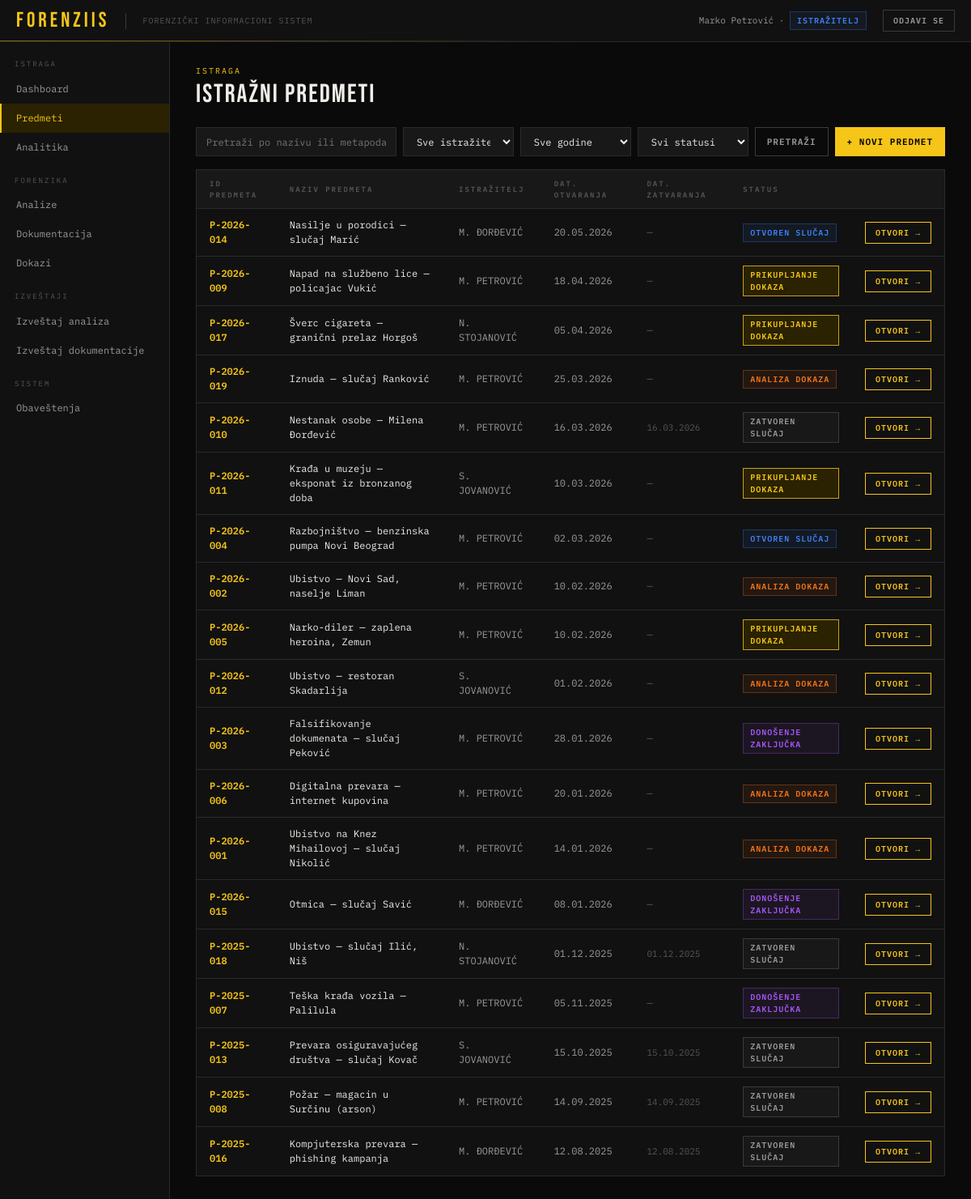
The page /?page=predmeti (signed in) on the database its author committed.
### tables this page shows
CREATE TABLE korisnik (
    id              INT AUTO_INCREMENT PRIMARY KEY,
    ime             VARCHAR(255) NOT NULL,
    prezime         VARCHAR(255) NOT NULL,
    email           VARCHAR(255) NOT NULL UNIQUE,
    kor_ime         VARCHAR(255) NULL UNIQUE,
    lozinka_hash    VARCHAR(255) NOT NULL,
    uloga           ENUM('ADMINISTRATOR','ISTRAZITELJ','TEHNICAR','VESTAK') NOT NULL,
    aktivan         BOOLEAN NOT NULL DEFAULT TRUE,
    datum_kreiranja DATETIME NOT NULL DEFAULT NOW()
);

CREATE TABLE predmet (
    id               INT AUTO_INCREMENT PRIMARY KEY,
    naziv            VARCHAR(255) NOT NULL,
    opis             TEXT NULL,
    status           ENUM('AKTIVAN','ZATVOREN') NOT NULL DEFAULT 'AKTIVAN',
    faza             ENUM('OTVOREN_SLUCAJ','PRIKUPLJANJE_DOKAZA','ANALIZA_DOKAZA','DONOSENJE_ZAKLJUCKA','ZATVOREN_SLUCAJ') NOT NULL DEFAULT 'OTVOREN_SLUCAJ',
    datum_otvaranja  DATETIME NOT NULL DEFAULT NOW(),
    istrazitelj_id   INT NULL,
    FOREIGN KEY (istrazitelj_id) REFERENCES korisnik(id)
);

### index.php (called while the page is built, shortened)
<?php
require_once __DIR__ . '/config.php';
require_once __DIR__ . '/helpers.php';
$page   = $_GET['page']   ?? 'dashboard';
require __DIR__ . '/layout/header.php';
require __DIR__ . "/pages/{$page}.php";
require __DIR__ . '/layout/footer.php';

### helpers.php (called while the page is built, shortened)
<?php
function e(?string $str): string
{
    return htmlspecialchars($str ?? '', ENT_QUOTES, 'UTF-8');
}
function formatDatum(?string $datetime): string
{
    return date('d.m.Y', strtotime($datetime));
}
function fazaLabel(string $faza): string
{
    $mapa = [
        'OTVOREN_SLUCAJ'       => 'Otvoren slučaj',
        'PRIKUPLJANJE_DOKAZA'  => 'Prikupljanje dokaza',
        'ANALIZA_DOKAZA'       => 'Analiza dokaza',
        'DONOSENJE_ZAKLJUCKA'  => 'Donošenje zaključka',
        'ZATVOREN_SLUCAJ'      => 'Zatvoren slučaj',
    ];
    return $mapa[$faza] ?? $faza;
}
function fazaBadge(string $faza): string
{
    $mapa = [
        'OTVOREN_SLUCAJ'       => 'badge-blue',
        'PRIKUPLJANJE_DOKAZA'  => 'badge-yellow',
        'ANALIZA_DOKAZA'       => 'badge-orange',
        'DONOSENJE_ZAKLJUCKA'  => 'badge-purple',
        'ZATVOREN_SLUCAJ'      => 'badge-green',
    ];
    return $mapa[$faza] ?? 'badge-gray';
}
function ulogaLabel(string $uloga): string
{
    $mapa = [
        'ADMINISTRATOR' => 'Administrator',
        'ISTRAZITELJ'   => 'Istražitelj',
        'TEHNICAR'      => 'Tehničar',
        'VESTAK'        => 'Veštak',
    ];
    return $mapa[$uloga] ?? $uloga;
}
function ulogaBadge(string $uloga): string
{
    $mapa = [
        'ADMINISTRATOR' => 'badge-red',
        'ISTRAZITELJ'   => 'badge-blue',
        'TEHNICAR'      => 'badge-green',
        'VESTAK'        => 'badge-purple',
    ];
    return $mapa[$uloga] ?? 'badge-gray';
}

### pages/predmeti.php (the view, shortened to what this page needs)
<?php
$filterPretraga    = trim($_GET['pretraga'] ?? '');
$sql = "
    SELECT p.id, p.naziv, p.faza, p.status,
           p.datum_otvaranja,
           ki.ime AS istrazitelj_ime, ki.prezime AS istrazitelj_prezime
    FROM predmet p
    LEFT JOIN korisnik ki ON ki.id = p.istrazitelj_id
    WHERE 1=1
";
$sql .= " ORDER BY p.datum_otvaranja DESC";
$stmt = $conn->prepare($sql);
$stmt->execute();
$predmeti = $stmt->get_result();
function formatPredmetId(int $id, string $datum): string {
    $god = date('Y', strtotime($datum));
    return 'P-' . $god . '-' . str_pad($id, 3, '0', STR_PAD_LEFT);
}
?>
<div class="page-eyebrow">Istraga</div>
<div class="page-title">Istražni predmeti</div>
<form method="GET" class="filter-row">
    <input type="text" name="pretraga"
           value="<?= e($filterPretraga) ?>"
           placeholder="Pretraži po nazivu ili metapodacima...">
    <select name="istrazitelj_id" onchange="this.form.submit()">
        <option value="0">Sve istražitelje</option>
    </select>
    <select name="godina" onchange="this.form.submit()">
        <option value="0">Sve godine</option>
    </select>
    <select name="status" onchange="this.form.submit()">
        <option value="">Svi statusi</option>
    </select>
    <button type="submit" class="btn btn-ghost">Pretraži</button>
    <?php if (in_array($_SESSION['uloga'], ['ADMINISTRATOR', 'ISTRAZITELJ'])): ?>
    <a href="?page=predmet-novi" class="btn btn-primary">+ Novi predmet</a>
    <?php endif; ?>
</form>
<div class="card">
    <div class="card-body" style="padding:0;">
        <?php if ($predmeti->num_rows > 0): ?>
        <table>
            <thead>
                <tr>
                    <th>ID predmeta</th>
                    <th>Naziv predmeta</th>
                    <th>Istražitelj</th>
                    <th>Dat. otvaranja</th>
                    <th>Dat. zatvaranja</th>
                    <th>Status</th>
                    <th></th>
                </tr>
            </thead>
            <tbody>
                <?php while ($row = $predmeti->fetch_assoc()): ?>
                <tr>
                    <td style="color:var(--yellow); font-weight:600; font-family:var(--mono);">
                        <?= e(formatPredmetId($row['id'], $row['datum_otvaranja'])) ?>
                    </td>
                    <td style="color:var(--text-1);"><?= e($row['naziv']) ?></td>
                    <td>
                        <?php if ($row['istrazitelj_prezime']): ?>
                            <?= e(mb_strtoupper(mb_substr($row['istrazitelj_ime'], 0, 1)) . '. ' . mb_strtoupper($row['istrazitelj_prezime'])) ?>
                        <?php else: ?>
                            <span style="color:var(--text-3);">—</span>
                        <?php endif; ?>
                    </td>
                    <td><?= formatDatum($row['datum_otvaranja']) ?></td>
                    <td>
                        <?php if ($row['status'] === 'ZATVOREN'): ?>
                            <span style="color:var(--text-3); font-family:var(--mono); font-size:11px;">
                                <?= formatDatum($row['datum_otvaranja']) ?>
                            </span>
                        <?php else: ?>
                            <span style="color:var(--text-3);">—</span>
                        <?php endif; ?>
                    </td>
                    <td>
                        <?php if ($row['status'] === 'ZATVOREN'): ?>
                            <span class="badge badge-gray">Zatvoren slučaj</span>
                        <?php else: ?>
                            <span class="badge <?= fazaBadge($row['faza']) ?>"><?= e(fazaLabel($row['faza'])) ?></span>
                        <?php endif; ?>
                    </td>
                    <td>
                        <a href="?page=predmet-detalji&id=<?= $row['id'] ?>"
                           class="btn btn-outline btn-sm"
                           style="white-space:nowrap;">
                            Otvori &rarr;
                        </a>
                    </td>
                </tr>
                <?php endwhile; ?>
            </tbody>
        </table>
        <?php else: ?>
        <div class="empty-state">Nema predmeta koji odgovaraju filterima</div>
        <?php endif; ?>
    </div>
</div>

### layout/header.php (shortened to what this page needs)
<?php
$neprocitanaQuery = $conn->prepare("SELECT COUNT(*) as cnt FROM obavestenje WHERE korisnik_id = ? AND procitano = 0");
$neprocitanaQuery->bind_param('i', $_SESSION['user_id']);
$neprocitanaQuery->execute();
$neprocitanaBroj = $neprocitanaQuery->get_result()->fetch_assoc()['cnt'];
$kq = $conn->prepare("SELECT id, ime, prezime, email, uloga FROM korisnik WHERE id = ?");
$kq->bind_param('i', $_SESSION['user_id']);
$kq->execute();
$korisnik = $kq->get_result()->fetch_assoc();
?>
<!DOCTYPE html>
<html lang="sr">
<head>
</head>
<body>
<div id="app">
<div class="topbar">
    <div class="topbar-logo">ForenzIIS</div>
    <div class="topbar-system">Forenzički informacioni sistem</div>
    <div class="topbar-user">
        <?= e($korisnik['ime'] . ' ' . $korisnik['prezime']) ?> · <span class="badge <?= ulogaBadge($korisnik['uloga']) ?>"><?= e(ulogaLabel($korisnik['uloga'])) ?></span>
    </div>
    <a href="?page=logout" class="btn btn-ghost btn-sm">Odjavi se</a>
</div>
<div class="body-wrap">
<div class="sidebar">
<?php
$uloga = $_SESSION['uloga'];
if ($uloga === 'ADMINISTRATOR'):
?>
    <div class="sidebar-section">Administracija</div>
    <a href="?page=dashboard" class="nav-item <?= $page === 'dashboard' ? 'active' : '' ?>">Dashboard</a>
    <a href="?page=korisnik-novi" class="nav-item <?= $page === 'korisnik-novi' ? 'active' : '' ?>">Novi korisnik</a>
    <a href="?page=izvestaj-analize" class="nav-item <?= $page === 'izvestaj-analize' ? 'active' : '' ?>">Izveštaj analiza</a>
    <a href="?page=izvestaj-dokumentacije" class="nav-item <?= $page === 'izvestaj-dokumentacije' ? 'active' : '' ?>">Izveštaj dokumentacije</a>
    <a href="?page=analitika" class="nav-item <?= $page === 'analitika' ? 'active' : '' ?>">Analitika</a>
    <div class="sidebar-section">Predmeti</div>
    <a href="?page=predmeti" class="nav-item <?= $page === 'predmeti' || strpos($page, 'predmet-') === 0 ? 'active' : '' ?>">Predmeti</a>
    <div class="sidebar-section">Forenzika</div>
    <a href="?page=dokazi" class="nav-item <?= $page === 'dokazi' || strpos($page, 'dokaz-') === 0 ? 'active' : '' ?>">Dokazi</a>
    <a href="?page=analize" class="nav-item <?= $page === 'analize' || strpos($page, 'analiza-') === 0 ? 'active' : '' ?>">Analize</a>
    <a href="?page=dokumentacija" class="nav-item <?= $page === 'dokumentacija' || strpos($page, 'dokument-') === 0 ? 'active' : '' ?>">Dokumentacija</a>
    <a href="?page=dokazi-zahtevi" class="nav-item <?= $page === 'dokazi-zahtevi' ? 'active' : '' ?>">Zahtevi za dokaze</a>
    <div class="sidebar-section">Sistem</div>
    <a href="?page=tagovi" class="nav-item <?= $page === 'tagovi' || $page === 'tag-novi' ? 'active' : '' ?>">Tagovi</a>
    <a href="?page=obavestenja" class="nav-item <?= $page === 'obavestenja' ? 'active' : '' ?>">Obaveštenja<?php if ($neprocitanaBroj > 0): ?> <span class="nav-badge"><?= $neprocitanaBroj ?></span><?php endif; ?></a>
<?php elseif ($uloga === 'ISTRAZITELJ'): ?>
    <div class="sidebar-section">Istraga</div>
    <a href="?page=dashboard" class="nav-item <?= $page === 'dashboard' ? 'active' : '' ?>">Dashboard</a>
    <a href="?page=predmeti" class="nav-item <?= $page === 'predmeti' || strpos($page, 'predmet-') === 0 ? 'active' : '' ?>">Predmeti</a>
    <a href="?page=analitika" class="nav-item <?= $page === 'analitika' ? 'active' : '' ?>">Analitika</a>
    <div class="sidebar-section">Forenzika</div>
    <a href="?page=analize" class="nav-item <?= $page === 'analize' || strpos($page, 'analiza-') === 0 ? 'active' : '' ?>">Analize</a>
    <a href="?page=dokumentacija" class="nav-item <?= $page === 'dokumentacija' || strpos($page, 'dokument-') === 0 ? 'active' : '' ?>">Dokumentacija</a>
    <a href="?page=dokazi" class="nav-item <?= $page === 'dokazi' || strpos($page, 'dokaz-') === 0 ? 'active' : '' ?>">Dokazi</a>
    <div class="sidebar-section">Izveštaji</div>
    <a href="?page=izvestaj-analize" class="nav-item <?= $page === 'izvestaj-analize' ? 'active' : '' ?>">Izveštaj analiza</a>
    <a href="?page=izvestaj-dokumentacije" class="nav-item <?= $page === 'izvestaj-dokumentacije' ? 'active' : '' ?>">Izveštaj dokumentacije</a>
    <div class="sidebar-section">Sistem</div>
    <a href="?page=obavestenja" class="nav-item <?= $page === 'obavestenja' ? 'active' : '' ?>">Obaveštenja<?php if ($neprocitanaBroj > 0): ?> <span class="nav-badge"><?= $neprocitanaBroj ?></span><?php endif; ?></a>
<?php endif; ?>
</div>
<div class="main">

### pages/predmeti.php (style rules this page uses)
.filter-row { display: flex; gap: 8px; align-items: center; margin-bottom: 16px; flex-wrap: nowrap; }
.filter-row input[type="text"], .filter-row select { height: 36px; box-sizing: border-box; font-family: var(--mono); font-size: 12px; padding: 0 12px; margin: 0; border: 1px solid var(--border); background: var(--surface-2); color: var(--text-1); outline: none; }
.filter-row .btn { height: 36px; box-sizing: border-box; padding: 0 14px; margin: 0; }
.filter-row input[type="text"] { flex: 2; min-width: 0; }
.filter-row select { flex: 1; min-width: 0; cursor: pointer; }
.filter-row .btn { flex-shrink: 0; display: inline-flex; align-items: center; white-space: nowrap; cursor: pointer; text-transform: uppercase; letter-spacing: 1px; font-weight: 600; line-height: 1; }

### rows shown on the page
korisnik: ime+prezime "Marko Petrović", uloga "ISTRAŽITELJ"
predmet: formatPredmetId($row['id'], $row['datum_otvaranja']) "P-2026-014", naziv "Nasilje u porodici — slučaj Marić", istrazitelj.prezime "M. ĐORĐEVIĆ", datum_otvaranja "20.05.2026", faza "OTVOREN SLUČAJ"
predmet: formatPredmetId($row['id'], $row['datum_otvaranja']) "P-2026-009", naziv "Napad na službeno lice — policajac Vukić", istrazitelj.prezime "M. PETROVIĆ", datum_otvaranja "18.04.2026", faza "PRIKUPLJANJE DOKAZA"
predmet: formatPredmetId($row['id'], $row['datum_otvaranja']) "P-2026-017", naziv "Šverc cigareta — granični prelaz Horgoš", istrazitelj.prezime "N. STOJANOVIĆ", datum_otvaranja "05.04.2026", faza "PRIKUPLJANJE DOKAZA"
predmet: formatPredmetId($row['id'], $row['datum_otvaranja']) "P-2026-019", naziv "Iznuda — slučaj Ranković", istrazitelj.prezime "M. PETROVIĆ", datum_otvaranja "25.03.2026", faza "ANALIZA DOKAZA"
predmet: formatPredmetId($row['id'], $row['datum_otvaranja']) "P-2026-010", naziv "Nestanak osobe — Milena Đorđević", istrazitelj.prezime "M. PETROVIĆ", datum_otvaranja "16.03.2026", status "ZATVOREN SLUČAJ"
predmet: formatPredmetId($row['id'], $row['datum_otvaranja']) "P-2026-011", naziv "Krađa u muzeju — eksponat iz bronzanog doba", istrazitelj.prezime "S. JOVANOVIĆ", datum_otvaranja "10.03.2026", faza "PRIKUPLJANJE DOKAZA"
predmet: formatPredmetId($row['id'], $row['datum_otvaranja']) "P-2026-004", naziv "Razbojništvo — benzinska pumpa Novi Beograd", istrazitelj.prezime "M. PETROVIĆ", datum_otvaranja "02.03.2026", faza "OTVOREN SLUČAJ"
predmet: formatPredmetId($row['id'], $row['datum_otvaranja']) "P-2026-002", naziv "Ubistvo — Novi Sad, naselje Liman", istrazitelj.prezime "M. PETROVIĆ", datum_otvaranja "10.02.2026", faza "ANALIZA DOKAZA"
predmet: formatPredmetId($row['id'], $row['datum_otvaranja']) "P-2026-005", naziv "Narko-diler — zaplena heroina, Zemun", istrazitelj.prezime "M. PETROVIĆ", datum_otvaranja "10.02.2026", faza "PRIKUPLJANJE DOKAZA"
predmet: formatPredmetId($row['id'], $row['datum_otvaranja']) "P-2026-012", naziv "Ubistvo — restoran Skadarlija", istrazitelj.prezime "S. JOVANOVIĆ", datum_otvaranja "01.02.2026", faza "ANALIZA DOKAZA"
predmet: formatPredmetId($row['id'], $row['datum_otvaranja']) "P-2026-003", naziv "Falsifikovanje dokumenata — slučaj Peković", istrazitelj.prezime "M. PETROVIĆ", datum_otvaranja "28.01.2026", faza "DONOŠENJE ZAKLJUČKA"
predmet: formatPredmetId($row['id'], $row['datum_otvaranja']) "P-2026-006", naziv "Digitalna prevara — internet kupovina", istrazitelj.prezime "M. PETROVIĆ", datum_otvaranja "20.01.2026", faza "ANALIZA DOKAZA"
predmet: formatPredmetId($row['id'], $row['datum_otvaranja']) "P-2026-001", naziv "Ubistvo na Knez Mihailovoj — slučaj Nikolić", istrazitelj.prezime "M. PETROVIĆ", datum_otvaranja "14.01.2026", faza "ANALIZA DOKAZA"
predmet: formatPredmetId($row['id'], $row['datum_otvaranja']) "P-2026-015", naziv "Otmica — slučaj Savić", istrazitelj.prezime "M. ĐORĐEVIĆ", datum_otvaranja "08.01.2026", faza "DONOŠENJE ZAKLJUČKA"
predmet: formatPredmetId($row['id'], $row['datum_otvaranja']) "P-2025-018", naziv "Ubistvo — slučaj Ilić, Niš", istrazitelj.prezime "N. STOJANOVIĆ", datum_otvaranja "01.12.2025", status "ZATVOREN SLUČAJ"
predmet: formatPredmetId($row['id'], $row['datum_otvaranja']) "P-2025-007", naziv "Teška krađa vozila — Palilula", istrazitelj.prezime "M. PETROVIĆ", datum_otvaranja "05.11.2025", faza "DONOŠENJE ZAKLJUČKA"
predmet: formatPredmetId($row['id'], $row['datum_otvaranja']) "P-2025-013", naziv "Prevara osiguravajućeg društva — slučaj Kovač", istrazitelj.prezime "S. JOVANOVIĆ", datum_otvaranja "15.10.2025", status "ZATVOREN SLUČAJ"
predmet: formatPredmetId($row['id'], $row['datum_otvaranja']) "P-2025-008", naziv "Požar — magacin u Surčinu (arson)", istrazitelj.prezime "M. PETROVIĆ", datum_otvaranja "14.09.2025", status "ZATVOREN SLUČAJ"
predmet: formatPredmetId($row['id'], $row['datum_otvaranja']) "P-2025-016", naziv "Kompjuterska prevara — phishing kampanja", istrazitelj.prezime "M. ĐORĐEVIĆ", datum_otvaranja "12.08.2025", status "ZATVOREN SLUČAJ"
